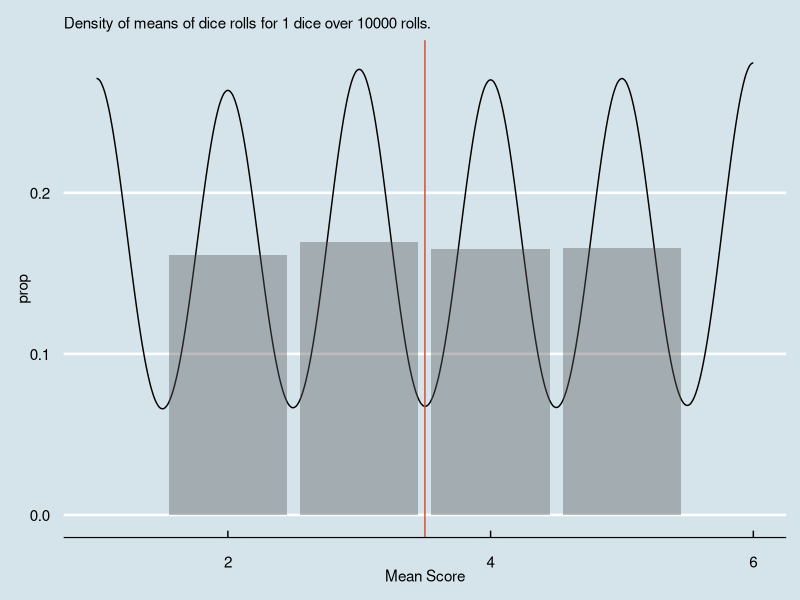
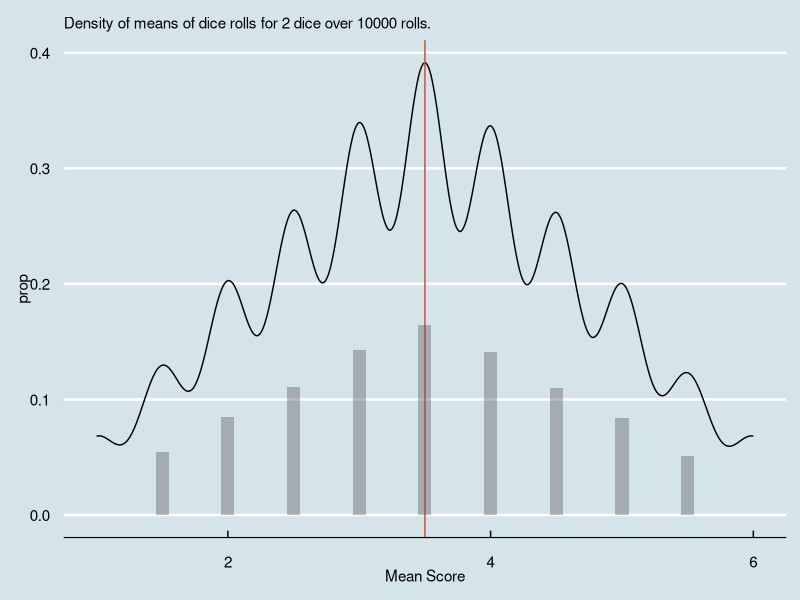
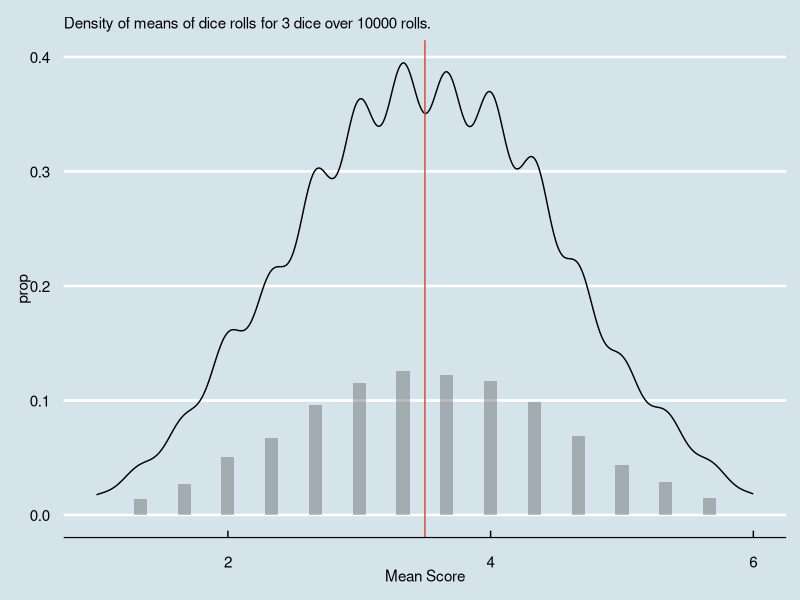
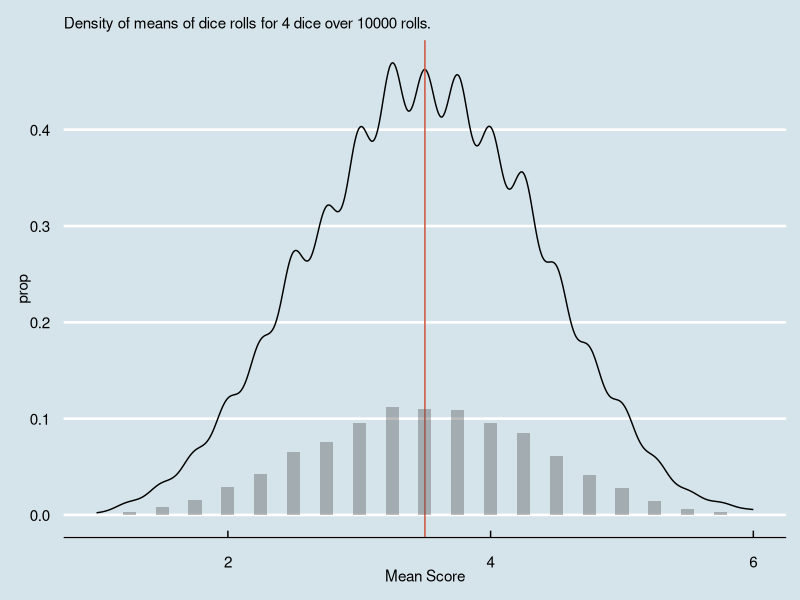
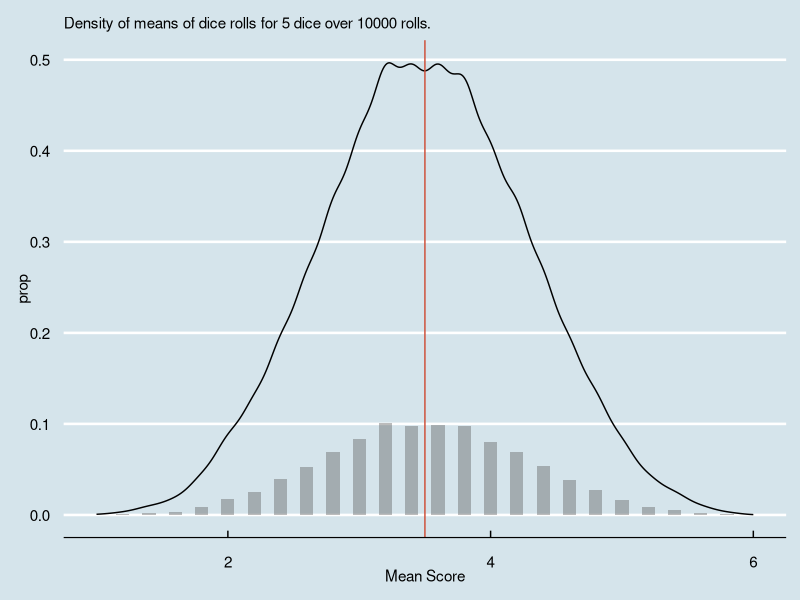
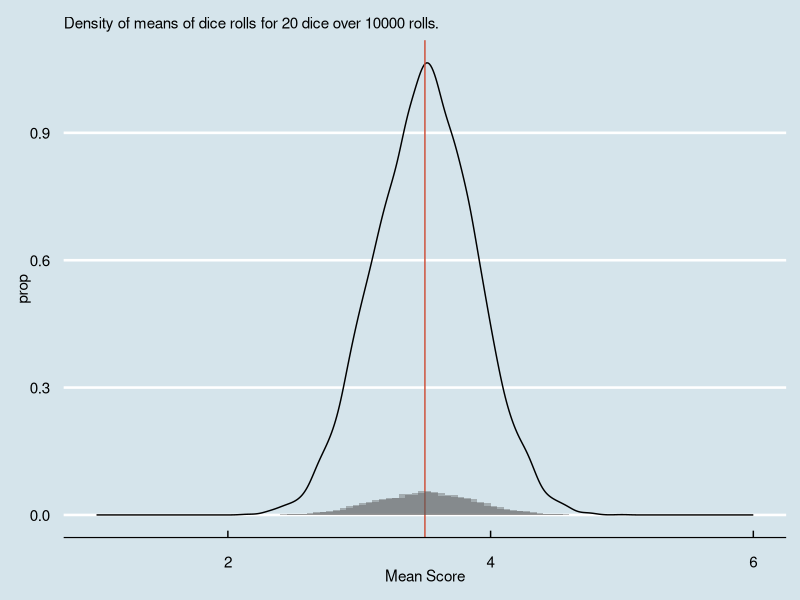
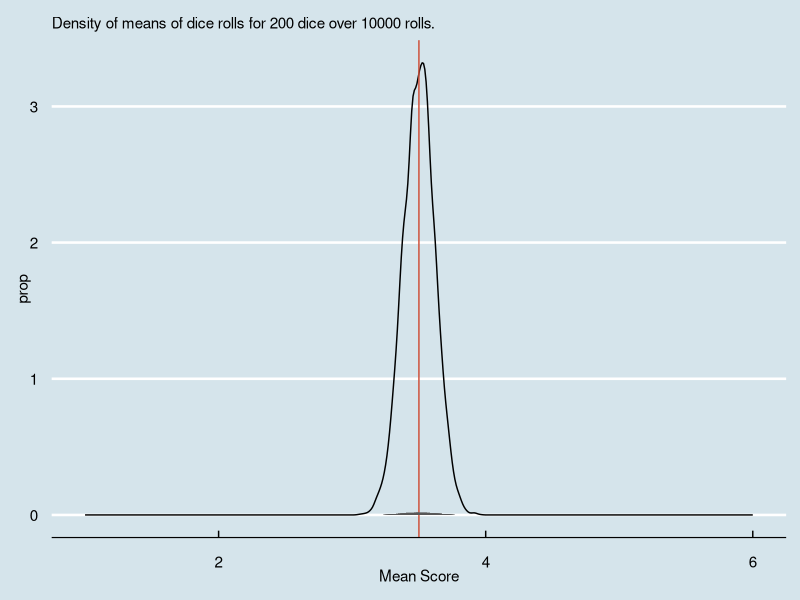
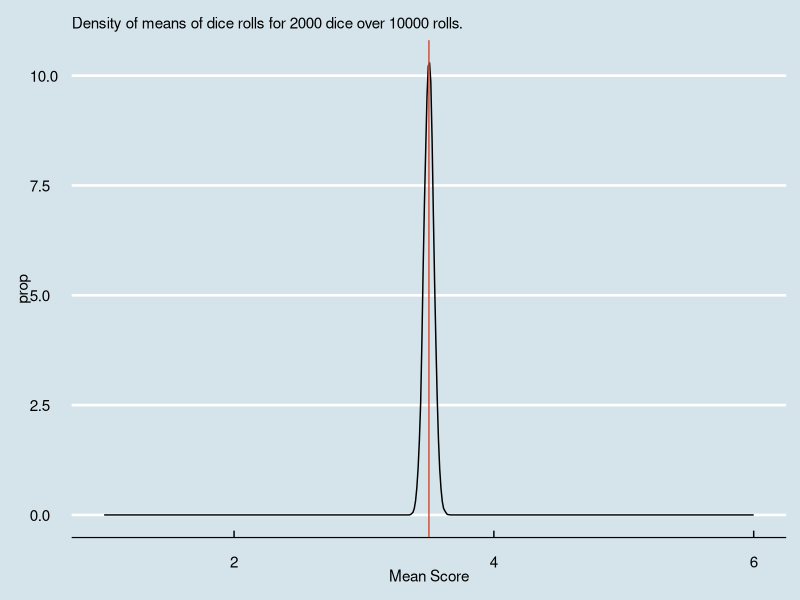

Source code (R) for these figures, in order:
## ---- chunk 1
library(ggplot2)
library(ggthemes)
library(dplyr)
library(stringr)
theme_set(theme_economist())

knitr::opts_chunk$set(echo = FALSE, warning = FALSE, message = FALSE)
## ---- chunk 2
#roll, as in roll dice
# m = number of times
# n = number of dice

roll <- function(m, n){
  means <- plyr::ldply(1:m, function(x){
    return(mean(sample(1:6, n, replace = TRUE)))
  }) 
}

n_ = 1
m_ = 10000
g <- ggplot(roll(m = m_, n = n_),
            mapping = aes(x = V1)) +
  geom_density() +
  geom_vline(xintercept = 3.5, colour = "tomato3") +
  labs(
    subtitle = str_interp('Density of means of dice rolls for ${n_} dice over ${m_} rolls.'),
    x = 'Mean Score'
  ) +
  geom_bar(aes(y = ..prop..), alpha = 0.4) +
  xlim(1, 6)

g



n_ = 2
m_ = 10000
g <- ggplot(roll(m = m_, n = n_),
            mapping = aes(x = V1)) +
  geom_density() +
  geom_vline(xintercept = 3.5, colour = "tomato3") +
  labs(
    subtitle = str_interp('Density of means of dice rolls for ${n_} dice over ${m_} rolls.'),
    x = 'Mean Score'
  ) +
  geom_bar(aes(y = ..prop..), width = 0.1, alpha = 0.4) +
  xlim(1, 6)


g

n_ = 3
m_ = 10000
g <- ggplot(roll(m = m_, n = n_),
            mapping = aes(x = V1)) +
  geom_density() +
  geom_vline(xintercept = 3.5, colour = "tomato3") +
  labs(
    subtitle = str_interp('Density of means of dice rolls for ${n_} dice over ${m_} rolls.'),
    x = 'Mean Score'
  ) +
  geom_bar(aes(y = ..prop..), width = 0.1, alpha = 0.4) +
  xlim(1, 6)


g

n_ = 4
m_ = 10000
g <- ggplot(roll(m = m_, n = n_),
            mapping = aes(x = V1)) +
  geom_density() +
  geom_vline(xintercept = 3.5, colour = "tomato3") +
  labs(
    subtitle = str_interp('Density of means of dice rolls for ${n_} dice over ${m_} rolls.'),
    x = 'Mean Score'
  ) +
  geom_bar(aes(y = ..prop..), width = 0.1, alpha = 0.4) +
  xlim(1, 6)


g

n_ = 5
m_ = 10000
g <- ggplot(roll(m = m_, n = n_),
            mapping = aes(x = V1)) +
  geom_density() +
  geom_vline(xintercept = 3.5, colour = "tomato3") +
  labs(
    subtitle = str_interp('Density of means of dice rolls for ${n_} dice over ${m_} rolls.'),
    x = 'Mean Score'
  ) +
  geom_bar(aes(y = ..prop..), width = 0.1, alpha = 0.4) +
  xlim(1, 6)


g

n_ = 20
m_ = 10000
g <- ggplot(roll(m = m_, n = n_),
            mapping = aes(x = V1)) +
  geom_density() +
  geom_vline(xintercept = 3.5, colour = "tomato3") +
  labs(
    subtitle = str_interp('Density of means of dice rolls for ${n_} dice over ${m_} rolls.'),
    x = 'Mean Score'
  ) +
  geom_bar(aes(y = ..prop..), width = 0.1, alpha = 0.4) +
  xlim(1, 6)

g

n_ = 200
m_ = 10000
g <- ggplot(roll(m = m_, n = n_),
            mapping = aes(x = V1)) +
  geom_density() +
  geom_vline(xintercept = 3.5, colour = "tomato3") +
  labs(
    subtitle = str_interp('Density of means of dice rolls for ${n_} dice over ${m_} rolls.'),
    x = 'Mean Score'
  ) +
  geom_bar(aes(y = ..prop..), width = 0.1, alpha = 0.4) +
  xlim(1, 6)

g

n_ = 2000
m_ = 10000
g <- ggplot(roll(m = m_, n = n_),
            mapping = aes(x = V1)) +
  geom_density() +
  geom_vline(xintercept = 3.5, colour = "tomato3") +
  labs(
    subtitle = str_interp('Density of means of dice rolls for ${n_} dice over ${m_} rolls.'),
    x = 'Mean Score'
  ) +
  geom_bar(aes(y = ..prop..), width = 0.1, alpha = 0.4) +
  xlim(1, 6)

g
